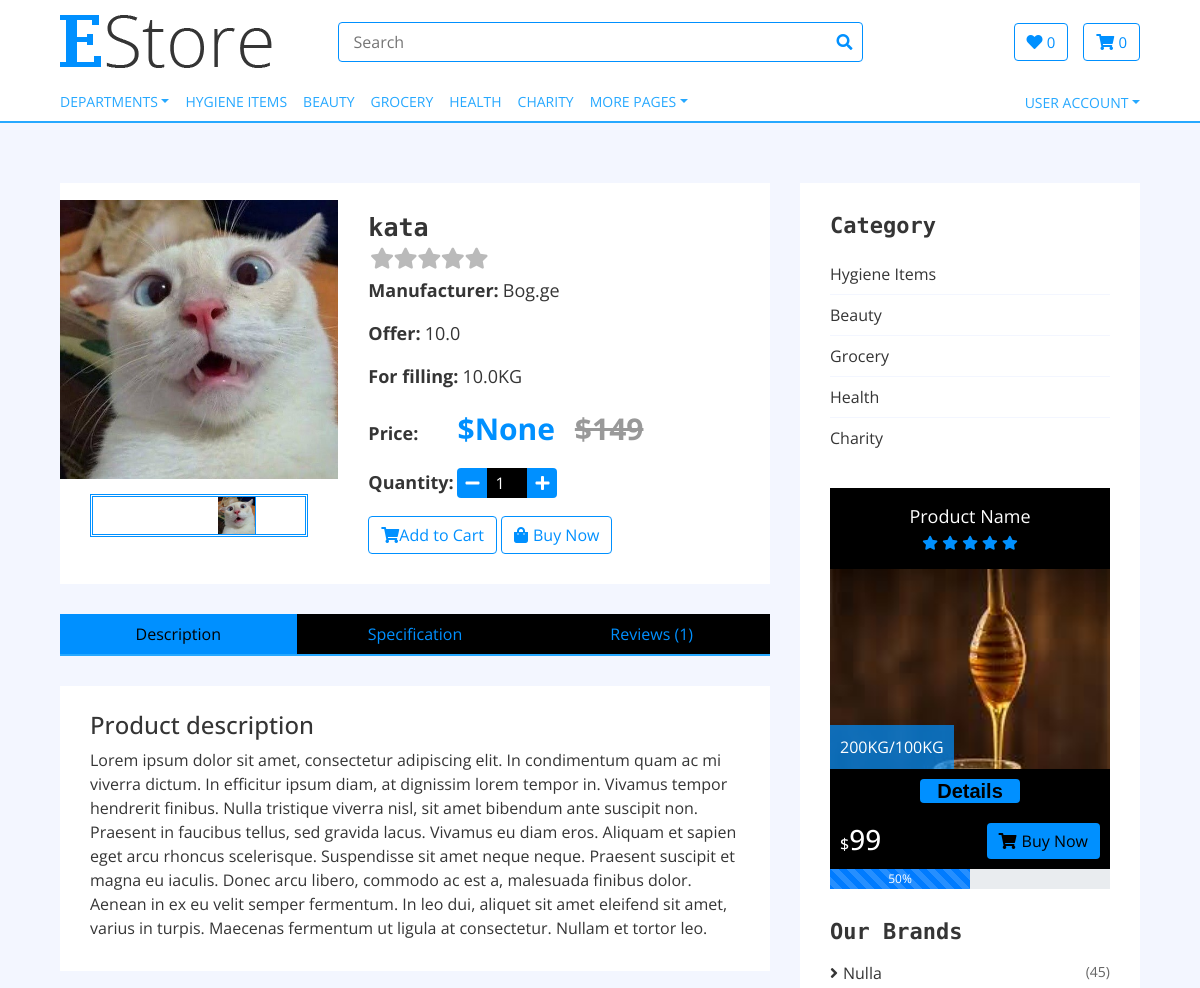
Before: /product/1 (upper part) with the older database file.
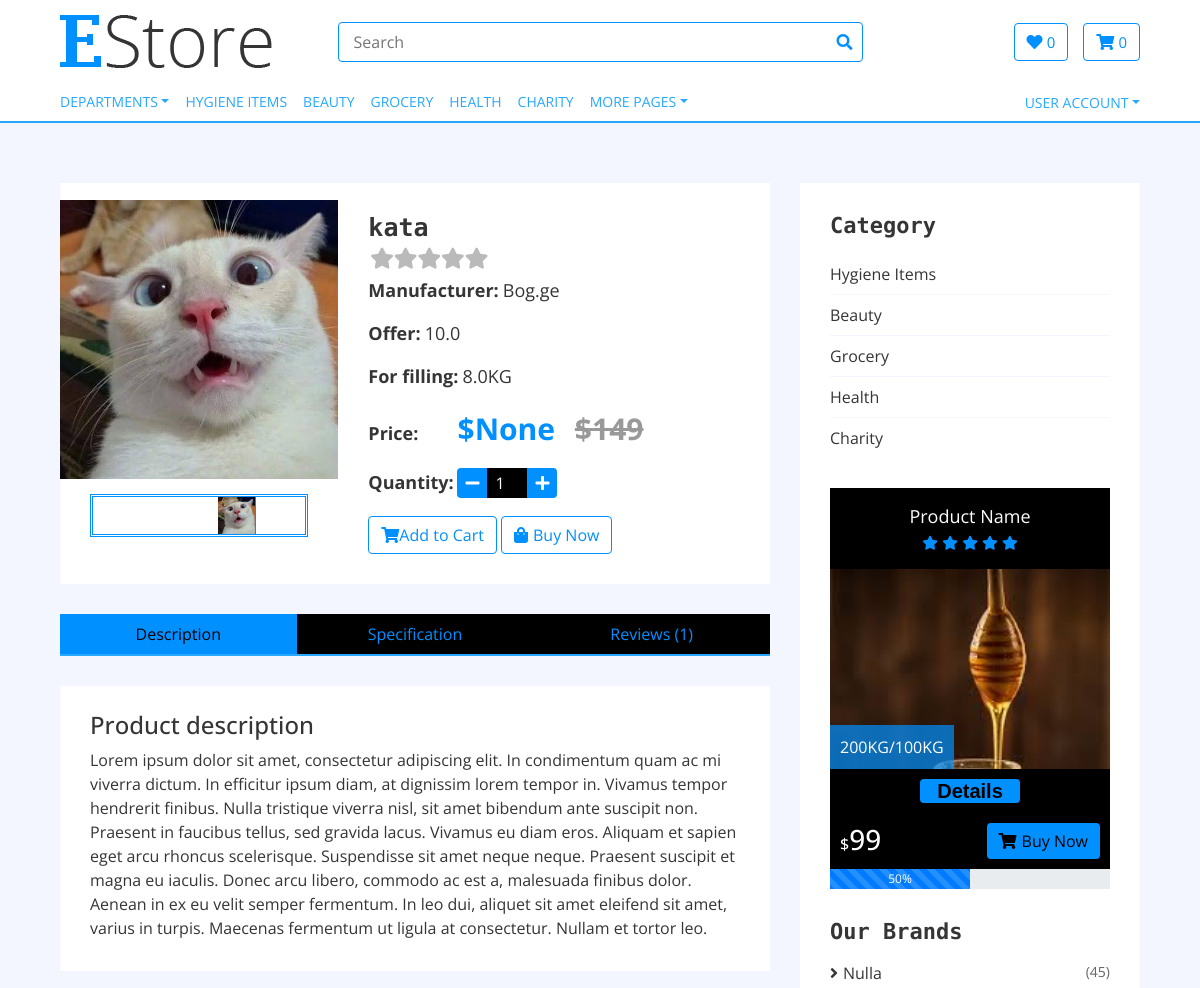
After: the same page with the newer database file.
### myproject/models.py (models this page shows, shortened)
class Product(db.Model):
    __tablename__ = "products"
    id = db.Column(db.Integer, primary_key=True)
    name = db.Column(db.String)
    manufacturer = db.Column(db.String)
    quantity = db.Column(db.Float)
    sku = db.Column(db.Float)
    min_Bid = db.Column(db.Float)
    image = db.Column(db.String)
    description = db.Column(db.String)
    sold_quantity = db.Column(db.Float)
    rating = db.Column(db.Float)
    comments = db.Column(db.String)
    category_id = db.Column(db.Integer,db.ForeignKey("categories.id"))
    consultant = db.Column(db.String)
    tags = db.Column(db.String)
    shipping_price = db.Column(db.Float)
    location = db.Column(db.String)
    price=db.Column(db.Float)
    expire_data=db.Column(db.String)

### myproject/product/views.py (the view)
@product_blueprint.route("/<int:id>")
def product(id):
    related_products = Product.query.all()
    product = Product.query.get(id)
    return render_template("product-detail.html",product=product,related_products=related_products)

### myproject/product/templates/product/product-detail.html (shortened to what this page needs)
{% from 'macro.html' import products %}
{% extends 'base.html' %}
{% block content %}
<div class="product-detail">
    <div class="container-fluid">
        <div class="row">
            <div class="col-lg-8">
                <div class="product-detail-top">
                    <div class="row align-items-center">
                        <div class="col-md-5">
                            <div class="product-slider-single normal-slider">
                                <img src="{{url_for('static',filename='uploads/'+product.image)}}" alt="Product Image">
                            </div>
                            <div class="product-slider-single-nav normal-slider">
                                <div class="slider-nav-img"><img src="{{url_for('static',filename='uploads/'+product.image)}}" alt="Product Image"></div>
                            </div>
                        </div>
                        <div class="col-md-7">
                            <div class="product-content">
                                <div class="title"><h2>{{product.name}}</h2></div>
                                <div class="ratingbox">
                                    <label for="rating-1" class="fa fa-star"></label>
                                    <label for="rating-2" class="fa fa-star"></label>
                                    <label for="rating-3" class="fa fa-star"></label>
                                    <label for="rating-4" class="fa fa-star"></label>
                                    <label for="rating-5" class="fa fa-star"></label>
                                </div>
                                <div class="manufacturer">
                                    <h4><b>Manufacturer:</b></h4>
                                    <p>{{product.manufacturer}}</p>
                                </div>
                                <div class="manufacturer">
                                    <h4><b>Offer:</b></h4>
                                    <p>{{product.quantity}}</p>
                                </div>
                                <div class="manufacturer">
                                    <h4><b>For filling:</b></h4>
                                    <p>{{product.quantity-product.sold_quantity}}KG</p>
                                </div>
                                <div class="price">
                                    <h4>Price:</h4>
                                    <p>${{product.price}} <span>$149</span></p>
                                </div>
                                <div class="quantity">
                                    <h4>Quantity:</h4>
                                    <div class="qty">
                                        <button class="btn-minus"><i class="fa fa-minus"></i></button>
                                        <input type="number" value="1" min="0" max="{{(product.quantity-product.sold_quantity)|int}}">
                                        <button class="btn-plus"><i class="fa fa-plus"></i></button>
                                    </div>
                                </div>
                                <div class="action">
                                    <button class="btn" onclick="addToCart({{product.id}})"><i class="fa fa-shopping-cart"></i>Add to Cart</button>
                                    <a class="btn" href="#"><i class="fa fa-shopping-bag"></i>Buy Now</a>
                                </div>
                            </div>
                        </div>
                    </div>
                </div>
                <div class="row product-detail-bottom">
                    <div class="col-lg-12">
                        <ul class="nav nav-pills nav-justified">
                            <li class="nav-item">
                                <a class="nav-link active" data-toggle="pill" href="#description">Description</a>
                            </li>
                            <li class="nav-item">
                                <a class="nav-link" data-toggle="pill" href="#specification">Specification</a>
                            </li>
                            <li class="nav-item">
                                <a class="nav-link" data-toggle="pill" href="#reviews">Reviews (1)</a>
                            </li>
                        </ul>
                        <div class="tab-content">
                            <div id="description" class="container tab-pane active">
                                <h4>Product description</h4>
                                <p>
                                    Lorem ipsum dolor sit amet, consectetur adipiscing elit. In condimentum quam ac mi viverra dictum. In efficitur ipsum diam, at dignissim lorem tempor in. Vivamus tempor hendrerit finibus. Nulla tristique viverra nisl, sit amet bibendum ante suscipit non. Praesent in faucibus tellus, sed gravida lacus. Vivamus eu diam eros. Aliquam et sapien eget arcu rhoncus scelerisque. Suspendisse sit amet neque neque. Praesent suscipit et magna eu iaculis. Donec arcu libero, commodo ac est a, malesuada finibus dolor. Aenean in ex eu velit semper fermentum. In leo dui, aliquet sit amet eleifend sit amet, varius in turpis. Maecenas fermentum ut ligula at consectetur. Nullam et tortor leo.
                                </p>
                            </div>
                        </div>
                    </div>
                </div>
            </div>
            <div class="col-lg-4 sidebar">
                <div class="sidebar-widget category">
                    <h2 class="title">Category</h2>
                    <nav class="navbar bg-light">
                        <ul class="navbar-nav">
                            <li class="nav-item">
                                <a class="nav-link" href="#">Hygiene Items</a>
                            </li>
                            <li class="nav-item">
                                <a class="nav-link" href="#">Beauty</a>
                            </li>
                            <li class="nav-item">
                                <a class="nav-link" href="#">Grocery</a>
                            </li>
                            <li class="nav-item">
                                <a class="nav-link" href="#">Health</a>
                            </li>
                            <li class="nav-item">
                                <a class="nav-link" href="#">Charity</a>
                            </li>
                        </ul>
                    </nav>
                </div>
                <div class="sidebar-widget widget-slider">
                    <div class="sidebar-slider normal-slider">
                        <div class="product-item">
                            <div class="product-title">
                                <a href="product-detail.html">Product Name</a>
                                <div class="ratting">
                                    <i class="fa fa-star"></i>
                                    <i class="fa fa-star"></i>
                                    <i class="fa fa-star"></i>
                                    <i class="fa fa-star"></i>
                                    <i class="fa fa-star"></i>
                                </div>
                            </div>
                            <div class="product-image">
                                <a style="position: relative;" href="product-detail.html">
                                    <img src="img/honey.jpg" alt="Product Image">
                                    <div class="progressivebar"><p>200KG/100KG</p>
                                    </div>
                                </a>
                            </div>
                            <div class="product-price">
                                <a href="product-detail.html"><h2>Details</h2></a>
                                <h3><span>$</span>99</h3>
                                <a class="btn" href="cart.html"><i class="fa fa-shopping-cart"></i>Buy Now</a>
                            </div>
                            <div id="progress" style="height:20px">
                                <div class="progress-bar progress-bar-striped" style="width:50%; height:20px">50%</div>
                            </div>
                        </div>
                    </div>
                </div>
                <div class="sidebar-widget brands">
                    <h2 class="title">Our Brands</h2>
                    <ul>
                        <li><a href="#">Nulla </a><span>(45)</span></li>
                    </ul>
                </div>
            </div>
        </div>
    </div>
</div>
{% endblock %}

### myproject/templates/base.html (shortened to what this page needs)
<!DOCTYPE html>
<html lang="en">
    <head>
        <link href="{{url_for('static',filename='css/bootstrap.min.css')}}" rel="stylesheet">
        <link href="{{url_for('static',filename='css/all.min.css')}}" rel="stylesheet">
        <link href="{{url_for('static',filename='lib/slick/slick.css')}}" rel="stylesheet">
        <link href="{{url_for('static',filename='lib/slick/slick-theme.css')}}" rel="stylesheet">
        <link href="{{url_for('static',filename='css/style.css')}}" rel="stylesheet">
    </head>
    <body>
        <div class="bottom-bar">
            <div class="container-fluid">
                <div class="row align-items-center">
                    <div class="col-md-3">
                        <div class="logo">
                            <a href="{{url_for('index.index')}}">
                                <img src="{{url_for('static',filename='img/logo.png')}}" alt="Logo">
                            </a>
                        </div>
                    </div>
                    <div class="col-md-6">
                        <div class="search">
                            <input type="text" placeholder="Search">
                            <button><i class="fa fa-search"></i></button>
                        </div>
                    </div>
                    <div class="col-md-3">
                        <div class="user">
                            <div id="wishlist" class="btn wishlist">
                                <i class="fa fa-heart"></i>
                                <span id="wish-item-count"></span>
                            </div>
                            <a href="{{url_for('cart.cart')}}" class="btn cart">
                                <i class="fa fa-shopping-cart"></i>
                                <span id="cart-item-count"></span>
                            </a>
                        </div>
                    </div>
                </div>
            </div>
        </div>
        <div class="nav" id="nav-mb">
            <div class="container-fluid">
                <nav class="navbar navbar-expand-md bg-dark navbar-dark">
                    <div class="collapse navbar-collapse justify-content-between" id="navbarCollapse">
                        <div class="navbar-nav mr-auto">
                            <div class="dropdown">
                                <a href="#" class="dropdown-toggle nav-login" style="line-height: 38px;" data-toggle="dropdown">Departments</a>
                            </div>
                            <a href="{{ url_for('category.hygiene') }}" class="nav-item nav-link">Hygiene Items</a>
                            <a href="{{ url_for('category.beauty') }}" class="nav-item nav-link">Beauty</a>
                            <a href="{{url_for('category.grocery')}}" class="nav-item nav-link">Grocery</a>
                            <a href="{{url_for('category.health')}}" class="nav-item nav-link">Health</a>
                            <a href="{{url_for('category.charity')}}" class="nav-item nav-link">Charity</a>
                            <div class="nav-item dropdown">
                                <a href="#" class="dropdown-toggle nav-login" style="line-height: 38px;" data-toggle="dropdown">more pages</a>
                            </div>
                        </div>
                        {% if current_user.is_authenticated %}
                        <div class="navbar-nav ml-auto">
                            <div class="nav-item dropdown">
                                <a href="#" class="dropdown-toggle nav-login" data-toggle="dropdown">
                                    <img class="user-main-img" src="img/karlo.jpg" alt="profile picture">
                                    {{current_user.name}}'s Account
                                </a>
                                <div class="dropdown-menu" id="nav-drpdwn">
                                    <a href="my-account.html" class="dropdown-item">Profile</a>
                                    <a href="messagebox.html" class="dropdown-item">Messages</a>
                                    <a href="/logout" class="dropdown-item">Log out</a>
                                </div>
                            </div>
                        </div>
                        {% else %}
                        <div class="navbar-nav ml-auto">
                            <div class="nav-item dropdown">
                                <a href="#" class="dropdown-toggle nav-login" data-toggle="dropdown">User Account</a>
                            </div>
                        </div>
                        {% endif %}
                    </div>
                </nav>
            </div>
        </div>
        {% block content %}
        {% endblock %}
    </body>
</html>

Changed rows visible on the page:
changed Product "None": product.quantity-product.sold_quantity "10.0" → "8.0"
